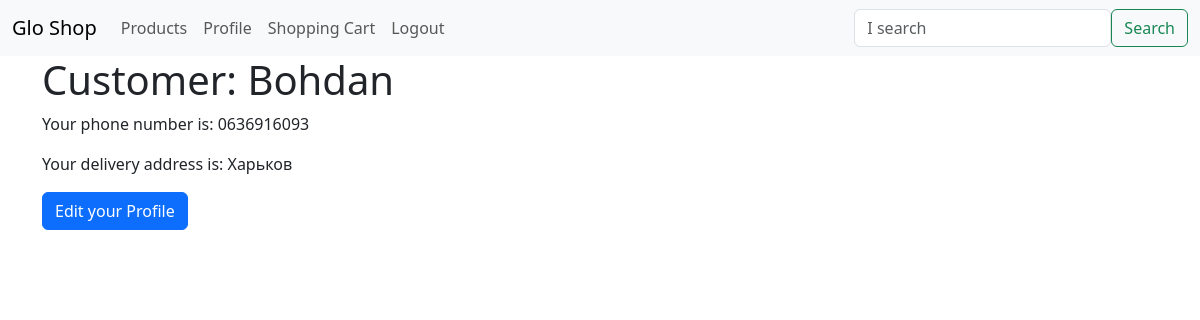
The page /customer/Bohdan (signed in) on the database as committed earlier.
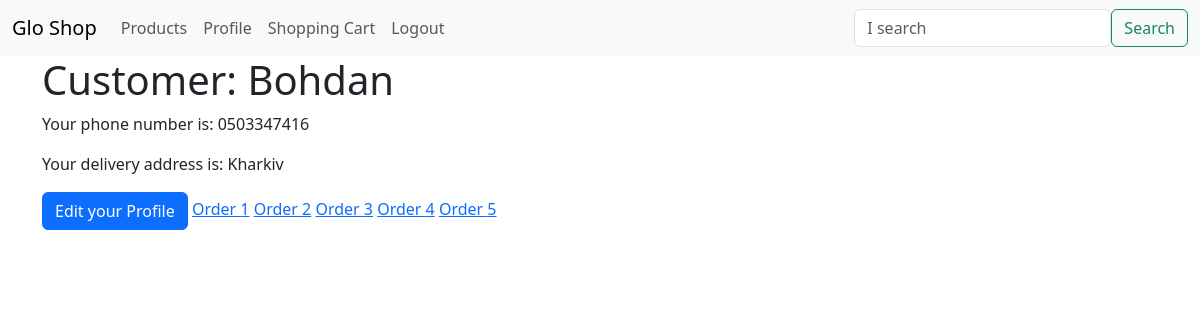
The same page on the database as committed later.
### app/models.py (models this page shows, shortened)
class User(UserMixin, db.Model):
    id = db.Column(db.Integer, primary_key=True)
    username = db.Column(db.String(64), index=True, unique=True)
    email = db.Column(db.String(120), index=True, unique=True)
    password_hash = db.Column(db.String(128))
    phone_number = db.Column(db.String(32))
    delivery_address = db.Column(db.String(128))
    orders = db.relationship('Order', back_populates='customer')
    order_item = db.relationship('OrderItem', back_populates='customer')

class Order(db.Model):
    id = db.Column(db.Integer, primary_key=True)
    created_at = db.Column(db.DateTime, index=True, default=datetime.utcnow)
    status = db.Column(db.String(16), default='cart', server_default='cart')
    user_id = db.Column(db.Integer, db.ForeignKey('user.id'))
    items = db.relationship('OrderItem', back_populates='order', cascade='all, delete-orphan')
    customer = db.relationship('User', back_populates='orders')

### app/main/routes.py (the view)
@bp.route('/customer/<username>', methods=['GET', 'POST'])
@login_required
def load_customer(username):
    customer = User.query.filter_by(username=username).first_or_404()
    return render_template('customer.html', customer=customer)

### app/main/forms.py
class SearchForm(FlaskForm):
    q = StringField(('I search'), validators=[DataRequired()])
    submit = SubmitField(('Search'))
    def __init__(self, *args, **kwargs):
        if 'formdata' not in kwargs:
            kwargs['formdata'] = request.args
        if 'csrf_enabled' not in kwargs:
            kwargs['csrf_enabled'] = False
        super(SearchForm, self).__init__(*args, **kwargs)

### app/main/routes.py (called while the page is built)
@bp.before_app_request
def before_request():
    g.search_form = SearchForm()

### app/models.py (called while the page is built)
@login.user_loader
def load_user(id):
    return User.query.get(int(id))

### app/templates/customer.html
{% extends 'base.html' %}
{% block content %}
  {% if customer == current_user %}
    <div class="container">
      <h1>Customer: {{ customer.username }}</h1>
      {% if customer.phone_number %}
        <p>Your phone number is: {{ customer.phone_number }}</p>
      {% endif %}
      {% if customer.delivery_address %}
        <p>Your delivery address is: {{ customer.delivery_address }}</p>
      {% endif %}
      <a href="{{ url_for('main.edit_profile') }}" class="btn btn-primary">Edit your Profile</a>
      {% if customer.orders %}
        {% for order in customer.orders %}
          {% if order.status != 'cart' %}
            <a href="#">Order {{ order.id }}</a>
          {% endif %}
        {% endfor %}
      {% endif %}
    </div>
  {% endif %}
{% endblock %}

Rows that differ between the two databases and show on the page:
changed User "Bohdan": phone_number "0636916093" → "0503347416"; delivery_address "Харьков" → "Kharkiv"
added Order: id "1"
added Order: id "2"
added Order: id "3"
added Order: id "4"
added Order: id "5"
